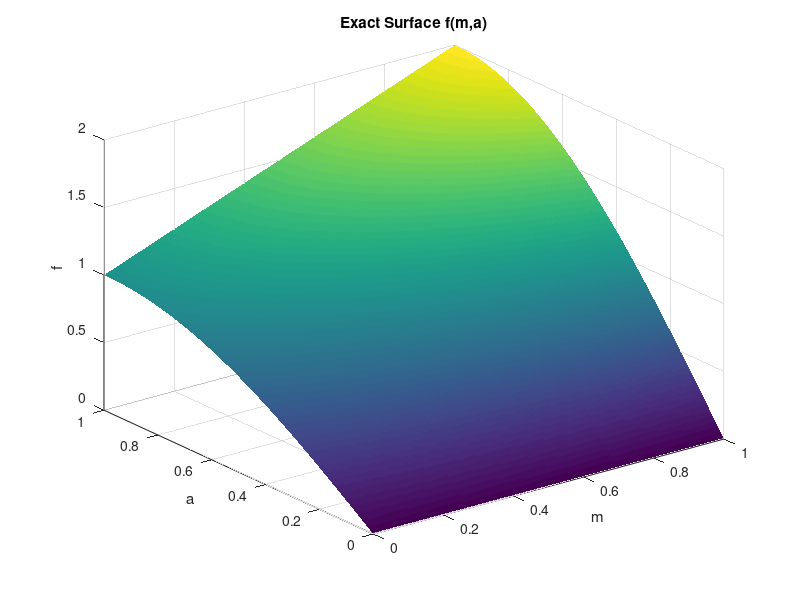
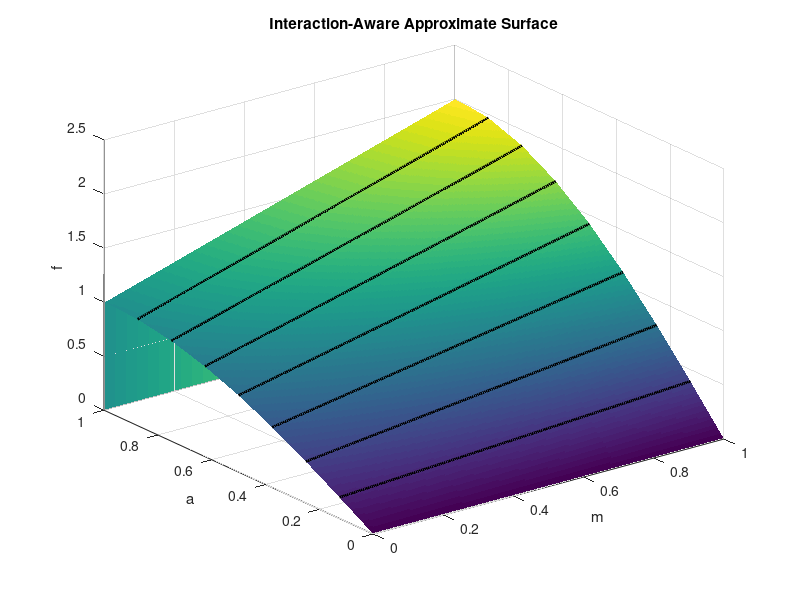
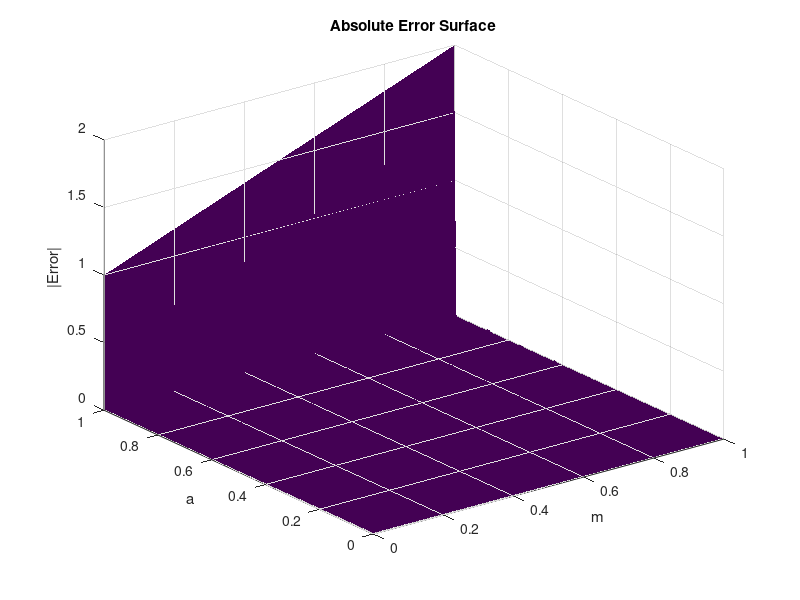

Source code (MATLAB) for these figures, in order: (Note: this script raises an error after producing the figures.)
clear; clc; close all;

Nm = 256;
Na = 256;

m = linspace(0,1,Nm);
a = linspace(0,1,Na);

[M,A] = meshgrid(m,a);

F_exact = (1 + M) .* sin(pi/2 * A);

num_planes = 8;
a_edges = linspace(0,1,num_planes+1);

fprintf('\nUniform plane boundaries (Stage 4):\n');
for i = 1:num_planes
    fprintf('Plane %d: a ∈ [%.4f , %.4f)\n', ...
        i-1, a_edges(i), a_edges(i+1));
end

pm  = zeros(num_planes,1);
pa  = zeros(num_planes,1);
pma = zeros(num_planes,1);
b   = zeros(num_planes,1);

Ns = 120;        % samples per dimension
max_iter = 15;
eps = 1e-6;

for i = 1:num_planes
    a1 = a_edges(i);
    a2 = a_edges(i+1);

    % Sample points inside plane
    m_s = linspace(0,1,Ns);
    a_s = linspace(a1,a2,Ns);
    [MM,AA] = meshgrid(m_s,a_s);

    % Exact surface
    F = (1 + MM) .* sin(pi/2 * AA);

    % Interaction-aware regression matrix
    % f ≈ pm*m + pa*a + pma*(m*a) + b
    X = [ MM(:), ...
          AA(:), ...
          (MM(:).*AA(:)), ...
          ones(numel(MM),1) ];

    y = F(:);

    % Initial least-squares solution
    theta = X \ y;

    % IRLS loop (MAE-oriented)
    for k = 1:max_iter
        r = y - X*theta;
        w = 1 ./ (abs(r) + eps);

        Xw = X .* w;
        theta = (X' * Xw) \ (Xw' * y);
    end

    pm(i)  = theta(1);
    pa(i)  = theta(2);
    pma(i) = theta(3);
    b(i)   = theta(4);
end

F_approx = zeros(size(F_exact));

for i = 1:num_planes
    mask = (A >= a_edges(i)) & (A < a_edges(i+1));
    F_approx(mask) = ...
        pm(i)*M(mask) + ...
        pa(i)*A(mask) + ...
        pma(i)*(M(mask).*A(mask)) + ...
        b(i);
end

abs_err = abs(F_exact - F_approx);

MAE  = mean(abs_err(:));
MRED = mean(abs_err(:)) / mean(abs(F_exact(:)));

fprintf('\nStage 4 (Interaction-Aware) Results:\n');
fprintf('MAE  = %.4e\n', MAE);
fprintf('MRED = %.4e\n', MRED);

figure;
surf(M, A, F_exact, 'EdgeColor','none');
title('Exact Surface f(m,a)');
xlabel('m'); ylabel('a'); zlabel('f');

figure;
surf(M, A, F_approx, 'EdgeColor','none');
title('Interaction-Aware Approximate Surface');
xlabel('m'); ylabel('a'); zlabel('f');

hold on;

for i = 2:num_planes
    a_b = a_edges(i);
    m_line = linspace(0,1,200);
    a_line = a_b * ones(size(m_line));

    % Evaluate approximation exactly on the boundary
    % Find which plane index applies just below the boundary
    idx = i-1;

    f_line = ...
        pm(idx)*m_line + ...
        pa(idx)*a_line + ...
        pma(idx)*(m_line.*a_line) + ...
        b(idx);

    plot3(m_line, a_line, f_line, ...
          'k', 'LineWidth', 2);
end

hold off;


figure;
surf(M, A, abs_err, 'EdgeColor','none');
title('Absolute Error Surface');
xlabel('m'); ylabel('a'); zlabel('|Error|');

figure;
histogram(abs_err(:),100);
title('Error Distribution');
xlabel('Absolute Error'); ylabel('Count');

fprintf('\nInteraction-Aware Coefficients\n');
fprintf('Plane\tpm\t\tpa\t\tpma\t\tb\n');

for i = 1:num_planes
    fprintf('%d\t%.6f\t%.6f\t%.6f\t%.6f\n', ...
        i-1, pm(i), pa(i), pma(i), b(i));
end

bit_widths = [6, 8];

MAE_fp   = zeros(length(bit_widths),1);
MRED_fp = zeros(length(bit_widths),1);

for bw_idx = 1:length(bit_widths)

    B = bit_widths(bw_idx);
    Q = 2^B;

    % Quantize angle 'a' to B bits
    A_q = round(A * Q) / Q;

    % Apply interaction-aware plane approximation
    F_approx_q = zeros(size(F_exact));

    for i = 1:num_planes
        mask = (A_q >= a_edges(i)) & (A_q < a_edges(i+1));

        F_approx_q(mask) = ...
            pm(i)*M(mask) + ...
            pa(i)*A_q(mask) + ...
            pma(i)*(M(mask).*A_q(mask)) + ...
            b(i);
    end

    % Error metrics
    abs_err = abs(F_exact - F_approx_q);

    MAE_fp(bw_idx)  = mean(abs_err(:));
    MRED_fp(bw_idx) = mean(abs_err(:)) / mean(abs(F_exact(:)));

    fprintf('\nStage 4B Results (Angle = %d bits):\n', B);
    fprintf('MAE  = %.4e\n', MAE_fp(bw_idx));
    fprintf('MRED = %.4e\n', MRED_fp(bw_idx));
end


B = 8;
Q = 2^B;

% Quantize angle to 8 bits
A_q = round(A * Q) / Q;

% Compute bit-slice m·a
MA_bitslice = bit_slice_mult(M, A_q, B);

% Apply interaction-aware plane approximation (bit-slice)
F_approx_bs = zeros(size(F_exact));

for i = 1:num_planes
    mask = (A_q >= a_edges(i)) & (A_q < a_edges(i+1));

    F_approx_bs(mask) = ...
        pm(i)*M(mask) + ...
        pa(i)*A_q(mask) + ...
        pma(i)*MA_bitslice(mask) + ...
        b(i);
end

% Error metrics
abs_err_bs = abs(F_exact - F_approx_bs);

MAE_bs  = mean(abs_err_bs(:));
MRED_bs = mean(abs_err_bs(:)) / mean(abs(F_exact(:)));

fprintf('\nStage 4C Results (8-bit, bit-slice m·a):\n');
fprintf('MAE  = %.4e\n', MAE_bs);
fprintf('MRED = %.4e\n', MRED_bs);


function ma = bit_slice_mult(m, a_q, B)
% Bit-slice multiplication: m * a_q
% m   : mantissa (same size as a_q)
% a_q : fixed-point angle in [0,1)
% B   : number of fractional bits (here B = 8)

    ma = zeros(size(m));

    for k = 1:B
        % Extract k-th fractional bit of a_q
        a_bit = bitget(floor(a_q * 2^B), B - k + 1);

        % Accumulate shifted m where bit is 1
        ma = ma + a_bit .* (m / 2^k);
    end
end
